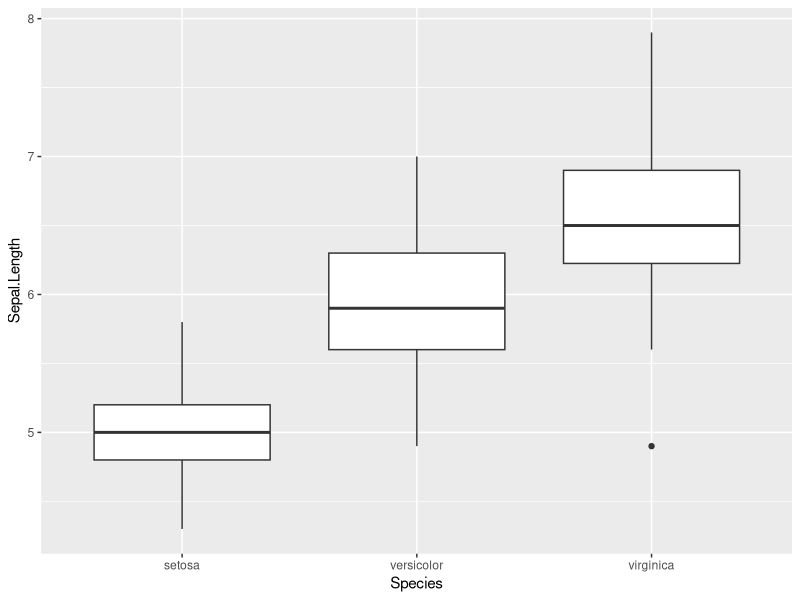
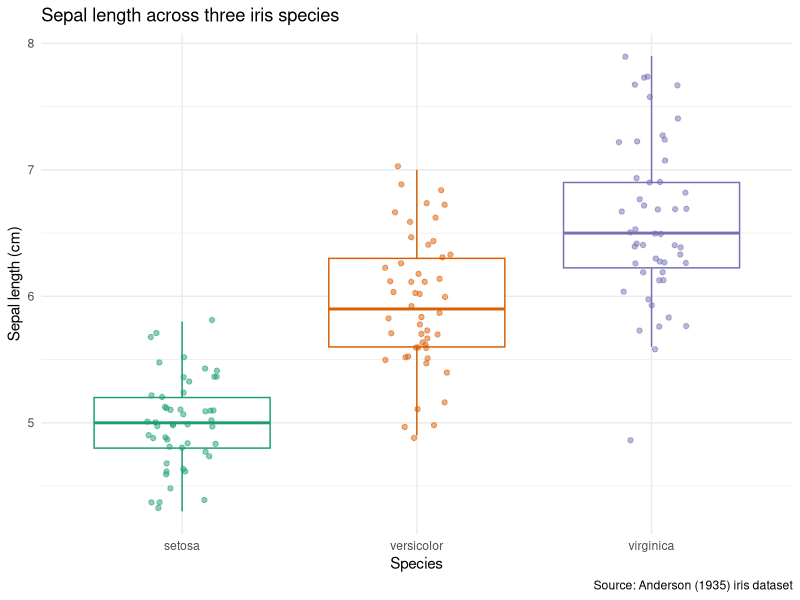
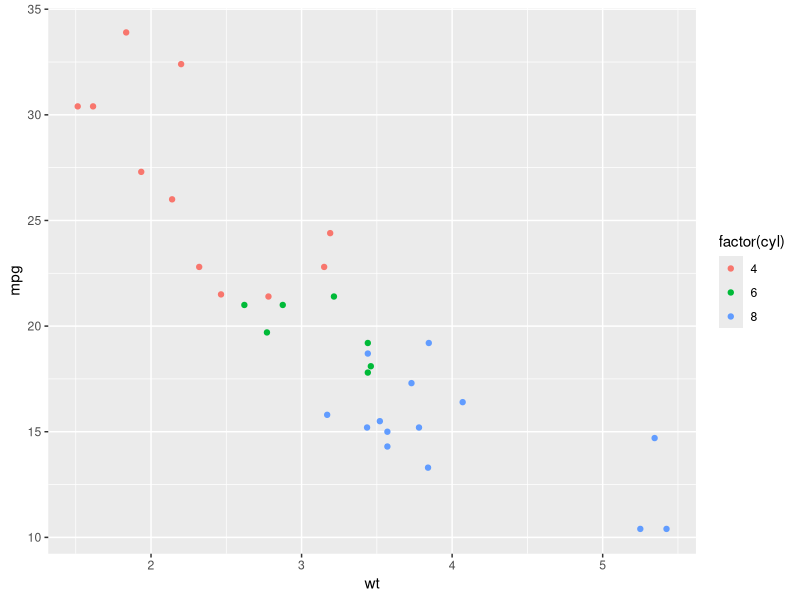
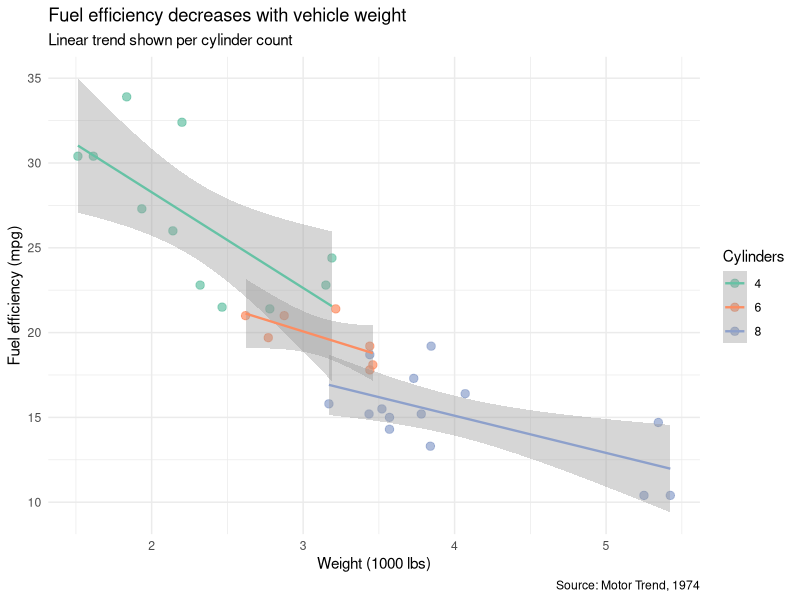
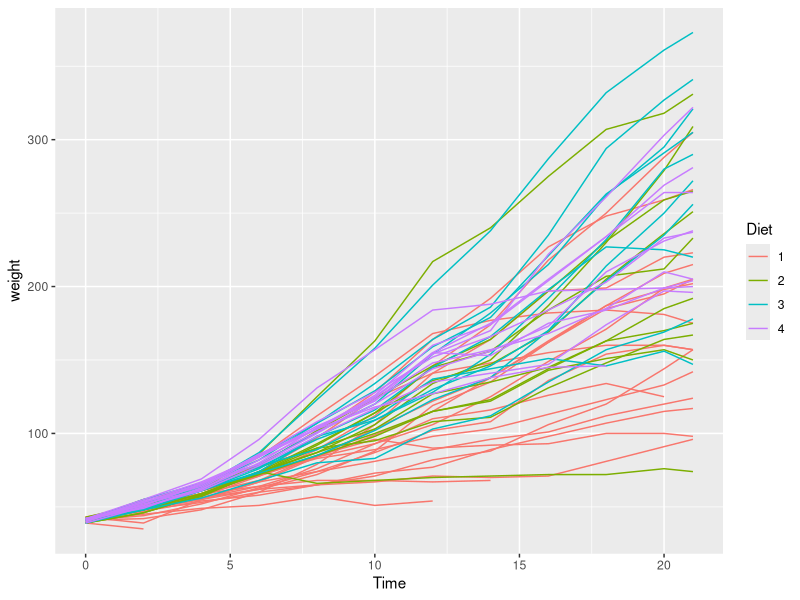
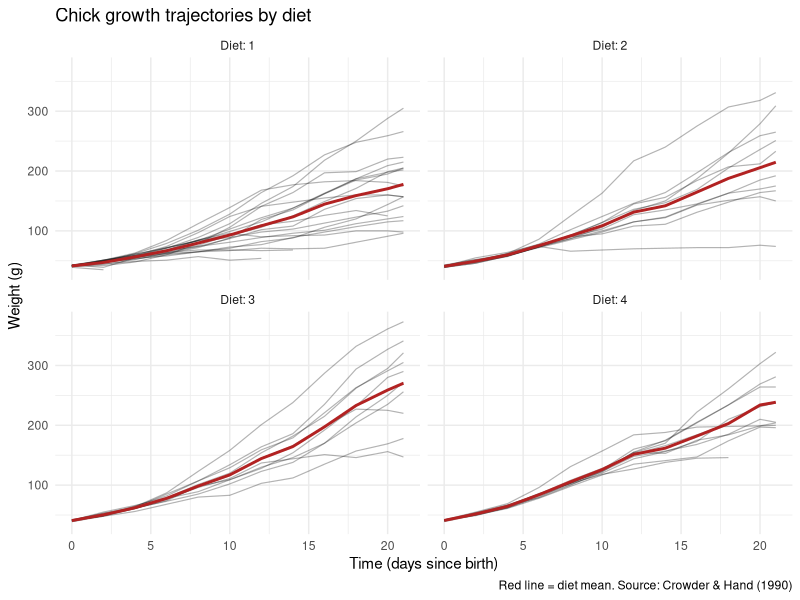

Generate these figures, in order, with R:
## ---- chunk 1
#| message: false
#| warning: false

library(tidyverse)
## ---- chunk 2
ggplot(iris, aes(x = Species, y = Sepal.Length)) +
  geom_boxplot()
## ---- chunk 3
ggplot(iris, aes(x = Species, y = Sepal.Length, colour = Species)) +
  geom_boxplot(outlier.shape = NA) +
  geom_jitter(width = 0.15, alpha = 0.5, size = 1.5) +
  scale_colour_brewer(palette = "Dark2") +
  labs(
    title   = "Sepal length across three iris species",
    x       = "Species",
    y       = "Sepal length (cm)",
    caption = "Source: Anderson (1935) iris dataset"
  ) +
  theme_minimal() +
  theme(legend.position = "none")
## ---- chunk 4
ggplot(mtcars, aes(x = wt, y = mpg, colour = factor(cyl))) +
  geom_point()
## ---- chunk 5
mtcars <- mtcars |>
  mutate(cyl = factor(cyl, levels = c(4, 6, 8)))

ggplot(mtcars, aes(x = wt, y = mpg, colour = cyl)) +
  geom_point(size = 2.5, alpha = 0.7) +
  geom_smooth(method = "lm", se = TRUE, linewidth = 0.8) +
  scale_colour_brewer(palette = "Set2") +
  labs(
    title    = "Fuel efficiency decreases with vehicle weight",
    subtitle = "Linear trend shown per cylinder count",
    x        = "Weight (1000 lbs)",
    y        = "Fuel efficiency (mpg)",
    colour   = "Cylinders",
    caption  = "Source: Motor Trend, 1974"
  ) +
  theme_minimal()
## ---- chunk 6
ggplot(ChickWeight, aes(x = Time, y = weight, colour = Diet)) +
  geom_line(aes(group = Chick))
## ---- chunk 7
# Compute diet-level summary
diet_means <- ChickWeight |>
  group_by(Diet, Time) |>
  summarise(mean_weight = mean(weight), .groups = "drop")

ggplot(ChickWeight, aes(x = Time, y = weight)) +
  geom_line(aes(group = Chick), alpha = 0.3, linewidth = 0.4) +
  geom_line(
    data = diet_means, aes(y = mean_weight),
    colour = "firebrick", linewidth = 1
  ) +
  facet_wrap(~ Diet, labeller = labeller(Diet = label_both)) +
  labs(
    title   = "Chick growth trajectories by diet",
    x       = "Time (days since birth)",
    y       = "Weight (g)",
    caption = "Red line = diet mean. Source: Crowder & Hand (1990)"
  ) +
  theme_minimal()
